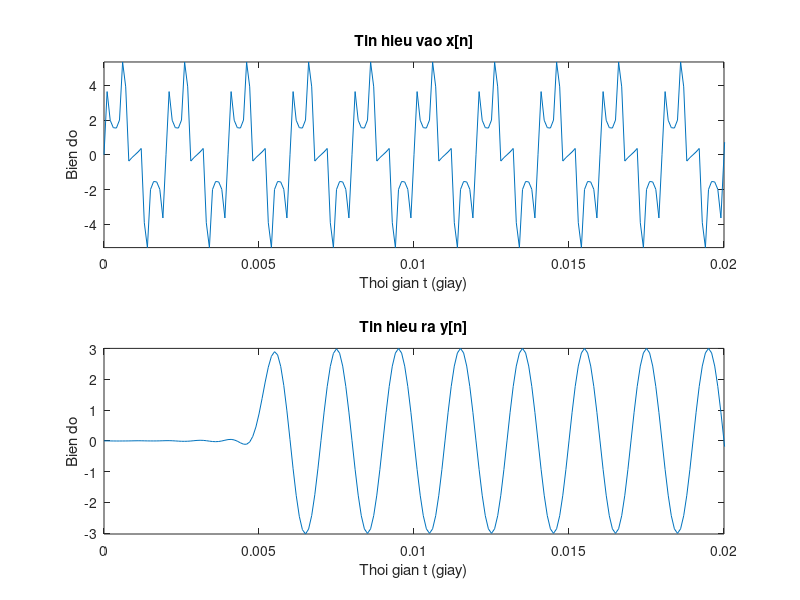
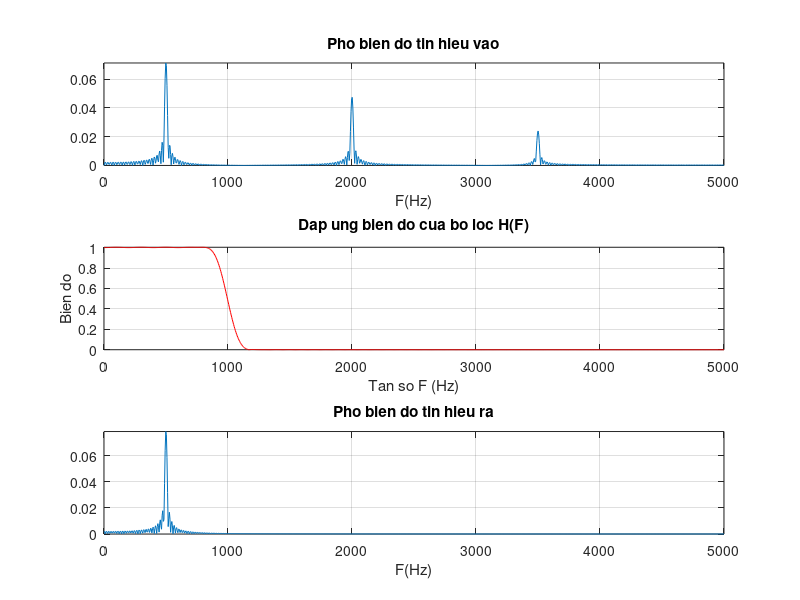

MATLAB code to generate these figures, in order:
% Tao tin hieu la tong cac song sin,
% sau do loc tin hieu dung bo loc thong thap
% cuoi cung, phat t/h truoc va sau khi loc ra loa

% cac tham so co ban (co the thay doi va quan sat/nghe ket qua)
fs = 10000; % tan so lay mau (Hz)
order = 100; % bac cua bo loc FIR (bang chieu dai cua h[n])
fc = 2000;  % tan so cat cua bo loc thong thap (Hz)
dur = 2; % do dai tin hieu (giay)
t = 0:1/fs:dur; % truc thoi gian bi roi rac hoa

% cac gioi han truc x khi ve do thi
Fx_max = 10000; % tan so cuc dai tren do thi pho (Hz)
Tx_max = 0.02;  % thoi gian cuc dai tren do thi tin hieu (giay)

figure(1);
% tao tin hieu vao la tong 3 song sin: 500 Hz, 2000, va 3500 Hz
x = 3*sin(2*pi*500*t) + 2*sin(2*pi*2000*t) + sin(2*pi*3500*t);
subplot(2,1,1);
plot(t,x); 
title('Tin hieu vao x[n]');
xlabel('Thoi gian t (giay)');
ylabel('Bien do');
axis([0, Tx_max, min(x), max(x)]);

% thiet ke bo loc FIR thong thap dung ham fir1() cua MATLAB
% SV tu sua CT de su dung lai bo loc da thiet ke trong BT truoc
h =  fir1(order,fc/fs,'low'); % h[n] cua bo loc thong thap voi t/s cat fc

% loc tin hieu vao thu duoc tin hieu ra
y = filter(h,1,x); % ham loc
subplot(2,1,2);
plot(t,y); 
title('Tin hieu ra y[n]');
xlabel('Thoi gian t (giay)');
ylabel('Bien do');
axis([0, Tx_max, min(y), max(y)]);

% ve pho t/h vao, DUBD cua bo loc, va pho t/h ra
figure(2);
N = 1024; % so diem tren truc tan so w
w = 0:pi/N:pi;
% chuyen tu t/s ly thuyet w (radian) sang t/s thuc F (Hz)
F = fs * w / (2*pi);

X = freqz(x,1,w); % nhan duoc X(ejw)
modX = abs(X)/fs; % chia cho he so ti le fs
subplot(3,1,1);
plot(F,modX);grid;
axis([0, fs/2 , 0, max(modX)]);
title ('Pho bien do tin hieu vao');
xlabel('F(Hz)');

H=freqz(h,1,w); % nhan duoc H(ejw)
subplot(3,1,2);
plot(F,abs(H),'red');grid;
axis([0, fs/2 , 0, max(abs(H))]);
title('Dap ung bien do cua bo loc H(F)');
xlabel('Tan so F (Hz)');
ylabel('Bien do');

Y = freqz(y,1,w); % nhan duoc Y(ejw)
modY = abs(Y)/fs; % chia cho he so ti le fs
subplot(3,1,3);
plot(F,modY);grid;
axis([0, fs/2 , 0, max(modY)]);
title ('Pho bien do tin hieu ra');
xlabel('F(Hz)');

% phat tin hieu vao/ra ra loa (thuc hien khoi phuc tin hieu)
sound(x, fs, 16);
pause(4)
sound(y, fs, 16);